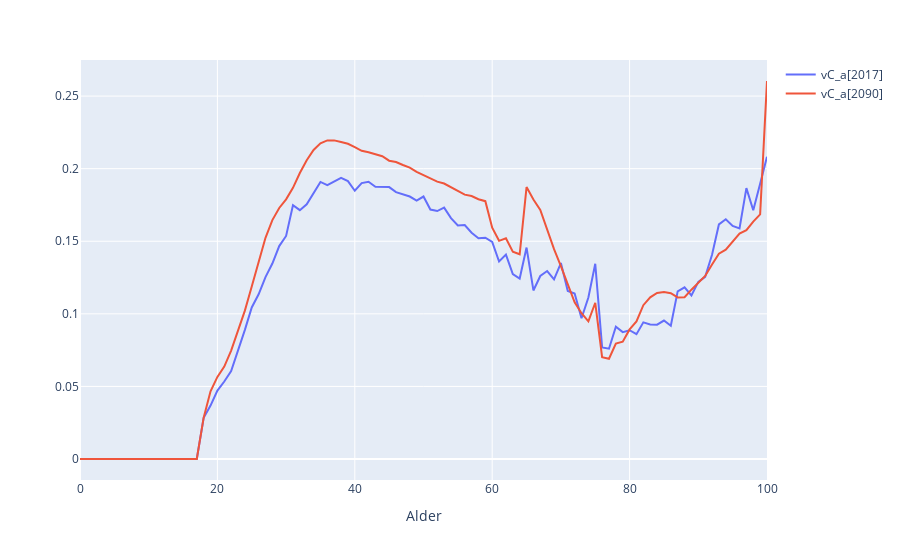

Notebook source saved alongside this figure:
### Markdown cell above
### Age profiles
2 functions have been added specifically to plot age profiles more easily:

### Code cell
dt.age_figure_2d(s.vC_a, years=[2017, 2090])
